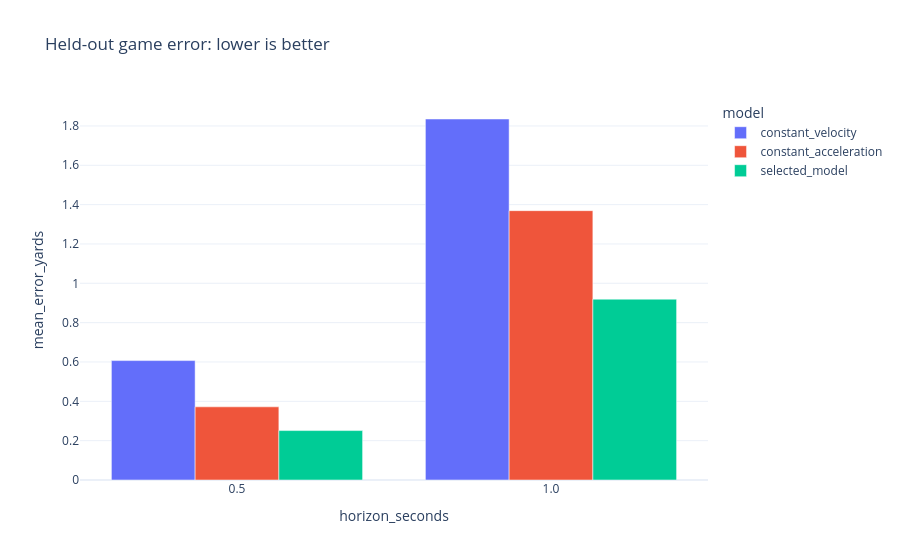

Notebook cell for this chart:
### Markdown cell above
## 4 · Ukuran hasil yang bermakna
Error diukur dalam yards. Persentase dalam toleransi 1 yard bukan akurasi kemenangan, catch, atau produksi mingguan. Bandingkan pula baseline percepatan tetap yang lebih kuat.

### Code cell
metrics=json.loads((RUN/'metrics.json').read_text());rows=[]
for h,record in metrics['horizons'].items():
    for name in ['constant_velocity','constant_acceleration','selected_model']:
        m=record[name]
        rows.append({'horizon_seconds':h,'model':name,'n':m['n'],'mean_error_yards':m['mean_distance_yards'],
           'within_half_yard_pct':m['within_0_5_yards_pct'],'within_one_yard_pct':m['within_1_yard_pct']})
summary=pd.DataFrame(rows);display(summary.round(3))
px.bar(summary,x='horizon_seconds',y='mean_error_yards',color='model',barmode='group',template='plotly_white',title='Held-out game error: lower is better').show()
print('Test games:',metrics['test_games'],'plays:',metrics['test_plays'])

### Figure 1 — Plotly figure (JSON) as saved in the notebook; plotly's stock layout.template omitted (floating-point values rounded to 4 significant figures)
{"data": [{"alignmentgroup": "True", "hovertemplate": "model=constant_velocity<br>horizon_seconds=%{x}<br>mean_error_yards=%{y}<extra></extra>", "legendgroup": "constant_velocity", "marker": {"color": "#636efa", "pattern": {"shape": ""}}, "name": "constant_velocity", "offsetgroup": "constant_velocity", "orientation": "v", "showlegend": true, "textposition": "auto", "type": "bar", "x": ["0.5", "1.0"], "xaxis": "x", "y": [0.6071, 1.835], "yaxis": "y"}, {"alignmentgroup": "True", "hovertemplate": "model=constant_acceleration<br>horizon_seconds=%{x}<br>mean_error_yards=%{y}<extra></extra>", "legendgroup": "constant_acceleration", "marker": {"color": "#EF553B", "pattern": {"shape": ""}}, "name": "constant_acceleration", "offsetgroup": "constant_acceleration", "orientation": "v", "showlegend": true, "textposition": "auto", "type": "bar", "x": ["0.5", "1.0"], "xaxis": "x", "y": [0.372, 1.369], "yaxis": "y"}, {"alignmentgroup": "True", "hovertemplate": "model=selected_model<br>horizon_seconds=%{x}<br>mean_error_yards=%{y}<extra></extra>", "legendgroup": "selected_model", "marker": {"color": "#00cc96", "pattern": {"shape": ""}}, "name": "selected_model", "offsetgroup": "selected_model", "orientation": "v", "showlegend": true, "textposition": "auto", "type": "bar", "x": ["0.5", "1.0"], "xaxis": "x", "y": [0.2513, 0.9194], "yaxis": "y"}], "layout": {"barmode": "group", "legend": {"title": {"text": "model"}, "tracegroupgap": 0}, "title": {"text": "Held-out game error: lower is better"}, "xaxis": {"anchor": "y", "domain": [0.0, 1.0], "title": {"text": "horizon_seconds"}}, "yaxis": {"anchor": "x", "domain": [0.0, 1.0], "title": {"text": "mean_error_yards"}}}}
